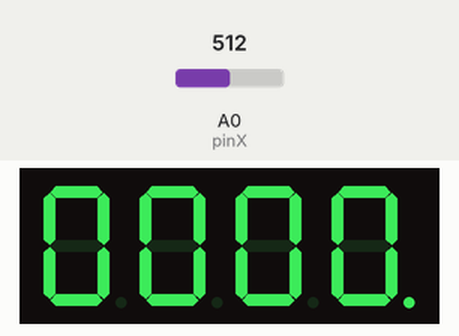
Simulated run of this sketch. Board: Arduino Uno, built with avr-gcc and run on an emulated ATmega328P. Parts: 4-digit seven-segment display. Wiring (inferred from the names in the program): 4-digit 7-segment display, segments lit when HIGH: segments pin 12, pin 8, pin 5, pin 3, pin 2, pin 11, pin 6, pin 4; digit selects pin 7, pin 9, pin 10, pin 13. The inputs (shaded band) are chosen by the test bench; at power-on: A0 (pinX) = 512. The segment pins are drawn as the display they are named for.

Above: at 1.2 s.
1.3 s: A0 (pinX) set to 610
At 2.4 s:
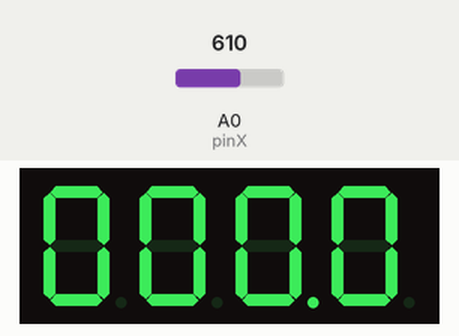
Timing chart, 0 to 4.3 s (numbered marks = the images above; inputs shaded):
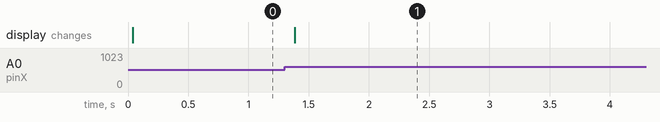

The sketch:

Laboratory_4.ino
```cpp
const int pinSW = 1; // digital pin connected to switch output
const int pinX = A0; // A0 - analog pin connected to X output
const int pinY = A1; // A1 - analog pin connected to Y output

// declare all the segments pins
const int pinA = 12;
const int pinB = 8;
const int pinC = 5;
const int pinD = 3;
const int pinE = 2;
const int pinF = 11;
const int pinG = 6;
const int pinDP = 4;

const int pinD1 = 7;
const int pinD2 = 9;
const int pinD3 = 10;
const int pinD4 = 13;


const int segSize = 8;
const int noOfDigits = 10;
const int noOfDisplays = 4;


int dpState = HIGH;
int swState = LOW;
int lastSwState = LOW;
int switchValue;
int xValue = 0;
int yValue = 0;

bool joyMovedX = false;
bool joyMovedY = false;
int digit = 0;
int minThreshold= 400;
int maxThreshold= 600;

// store the pins in an array for easier access
int segments[segSize] = {
  pinA, pinB, pinC, pinD, pinE, pinF, pinG, pinDP
};
int currentDigit = 3;
int valueD1 = 0;
int valueD2 = 0;
int valueD3 = 0;
int valueD4 = 0;

int values[noOfDisplays] = {
 valueD1, valueD2, valueD3, valueD4
};

int digits[noOfDisplays] = {
 pinD1, pinD2, pinD3, pinD4
};


byte digitMatrix[noOfDigits][segSize - 1] = {
// a  b  c  d  e  f  g
  {1, 1, 1, 1, 1, 1, 0}, // 0
  {0, 1, 1, 0, 0, 0, 0}, // 1
  {1, 1, 0, 1, 1, 0, 1}, // 2
  {1, 1, 1, 1, 0, 0, 1}, // 3
  {0, 1, 1, 0, 0, 1, 1}, // 4
  {1, 0, 1, 1, 0, 1, 1}, // 5
  {1, 0, 1, 1, 1, 1, 1}, // 6
  {1, 1, 1, 0, 0, 0, 0}, // 7
  {1, 1, 1, 1, 1, 1, 1}, // 8
  {1, 1, 1, 1, 0, 1, 1}  // 9
};

void displayNumber(byte digit, byte decimalPoint) {
  for (int i = 0; i < segSize - 1; i++) {
    digitalWrite(segments[i], digitMatrix[digit][i]);
    digitalWrite(segments[segSize - 1], decimalPoint);

  }
 }

void showDigit(int num) {
 for (int i = 0; i < noOfDisplays; i++) {
  digitalWrite(digits[i], HIGH);
 }
  digitalWrite(digits[num], LOW);
}


void setup() {
  // initialize all the pins
  for (int i = 0; i < segSize; i++) {
  pinMode(segments[i], OUTPUT);
  }
  for (int i = 0; i < noOfDisplays; i++){
  pinMode(digits[i], OUTPUT);
 }
  pinMode(pinSW, INPUT_PULLUP);

 Serial.begin(9600);
}

void loop() {
  swState = digitalRead(pinSW);
  if (swState !=  lastSwState) {
  if (swState == LOW) {
      dpState = !dpState;
   }
  }
  lastSwState = swState;

 if (dpState == HIGH){
  xValue = analogRead(pinX);
  if (xValue > maxThreshold && joyMovedX == false){
    if (currentDigit > 0) {
      currentDigit--;
      }
    else {
      currentDigit = 3;
     }
    joyMovedX = true;
   }

  if (xValue < minThreshold && joyMovedX == false){
  if (currentDigit < 3) {
      currentDigit++;
  } else {
      currentDigit = 0;
  }
  joyMovedX = true;
  }

  if (xValue >= minThreshold && xValue <= maxThreshold) {
  joyMovedX = false;
  }
 }

 if (dpState == LOW){
  yValue = analogRead(pinY);

  if (yValue > maxThreshold && joyMovedY == false) {
    if (values[currentDigit] > 0) {
        values[currentDigit]--;
    }
    else {
        values[currentDigit] = 9;
    }
    joyMovedY = true;
  }

  if (yValue < minThreshold && joyMovedY == false) {
    if (values[currentDigit] < 9) {
        values[currentDigit]++;
    }
    else {
      values[currentDigit] = 0;
    }
    joyMovedY = true;
  }

  if (yValue >= minThreshold && yValue <= maxThreshold) {
  joyMovedY = false;
  }
 }

 for (int i = 0; i < noOfDisplays; i++) {
    showDigit(i);
    displayNumber(values[i], HIGH);
    if(i == currentDigit){
    digitalWrite(segments[segSize - 1], HIGH);
    }
    else
      digitalWrite(segments[segSize - 1], LOW);
  delay(5);
 }

}
```

Measured:
- after the input at 1.3 s, the display: changes after 0.08 s (image 1)
